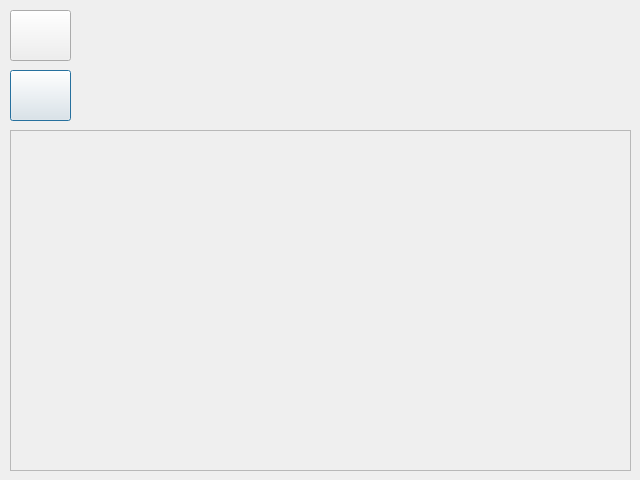
<?xml version="1.0" encoding="UTF-8"?>
<ui version="4.0">
 <class>ScreenGreet</class>
 <widget class="QDialog" name="ScreenGreet">
  <property name="geometry">
   <rect>
    <x>0</x>
    <y>0</y>
    <width>640</width>
    <height>480</height>
   </rect>
  </property>
  <property name="windowTitle">
   <string>Dialog</string>
  </property>
  <property name="modal">
   <bool>true</bool>
  </property>
  <widget class="QPushButton" name="btnBack">
   <property name="geometry">
    <rect>
     <x>10</x>
     <y>10</y>
     <width>61</width>
     <height>51</height>
    </rect>
   </property>
   <property name="autoFillBackground">
    <bool>false</bool>
   </property>
   <property name="text">
    <string/>
   </property>
   <property name="icon">
    <iconset theme="back"/>
   </property>
   <property name="autoDefault">
    <bool>false</bool>
   </property>
   <property name="default">
    <bool>true</bool>
   </property>
   <property name="flat">
    <bool>false</bool>
   </property>
  </widget>
  <widget class="QScrollArea" name="scrollArea">
   <property name="geometry">
    <rect>
     <x>10</x>
     <y>130</y>
     <width>621</width>
     <height>341</height>
    </rect>
   </property>
   <property name="widgetResizable">
    <bool>true</bool>
   </property>
   <widget class="QWidget" name="scrollWidget">
    <property name="geometry">
     <rect>
      <x>0</x>
      <y>0</y>
      <width>619</width>
      <height>339</height>
     </rect>
    </property>
    <layout class="QVBoxLayout" name="scrollLayout">
     <property name="spacing">
      <number>10</number>
     </property>
    </layout>
   </widget>
  </widget>
  <widget class="QLabel" name="label">
   <property name="geometry">
    <rect>
     <x>100</x>
     <y>20</y>
     <width>521</width>
     <height>91</height>
    </rect>
   </property>
   <property name="font">
    <font>
     <pointsize>22</pointsize>
    </font>
   </property>
   <property name="text">
    <string/>
   </property>
   <property name="alignment">
    <set>Qt::AlignCenter</set>
   </property>
  </widget>
  <widget class="QPushButton" name="btnHome">
   <property name="geometry">
    <rect>
     <x>10</x>
     <y>70</y>
     <width>61</width>
     <height>51</height>
    </rect>
   </property>
   <property name="autoFillBackground">
    <bool>false</bool>
   </property>
   <property name="text">
    <string/>
   </property>
   <property name="icon">
    <iconset theme="go-home"/>
   </property>
   <property name="autoDefault">
    <bool>false</bool>
   </property>
   <property name="default">
    <bool>true</bool>
   </property>
   <property name="flat">
    <bool>false</bool>
   </property>
  </widget>
 </widget>
 <resources/>
 <connections/>
</ui>
